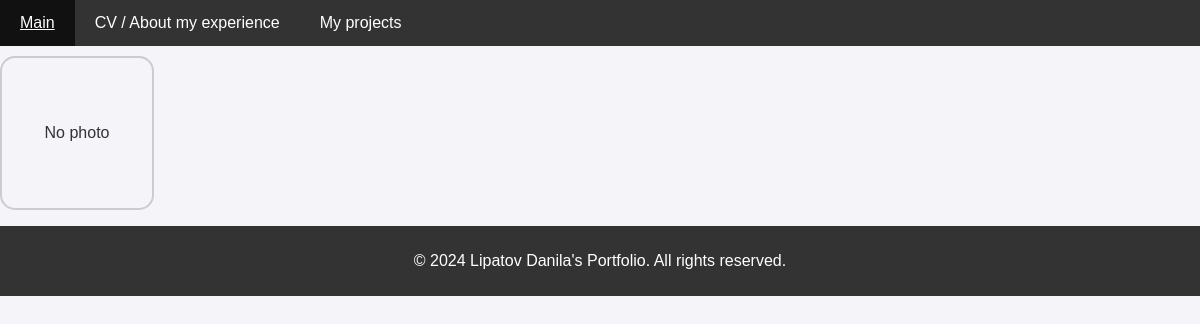
The page /contacts/ on the database as committed earlier.
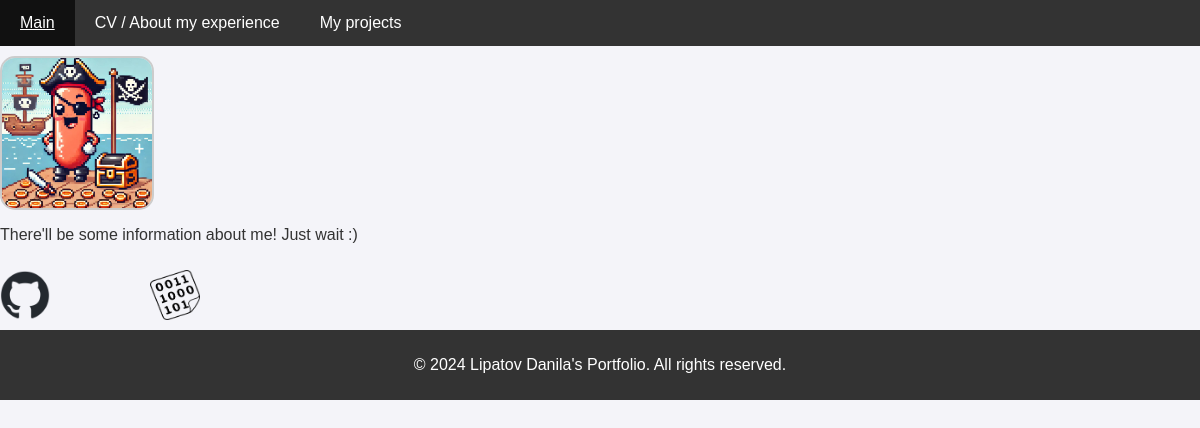
The same page on the database as committed later.
### portfolio/models.py (models this page shows, shortened)
class ContactInfo(models.Model):
    profile_photo = models.ImageField(upload_to='profile_photos/', blank=True, null=True)
    short_description = models.TextField(blank=True)

class SocialLink(models.Model):
    platform_name = models.CharField(max_length=50)
    icon = models.ImageField(upload_to='social_icons/')  # Иконка соцсети
    url = models.URLField()
    contact_info = models.ForeignKey(ContactInfo, related_name='social_links', on_delete=models.CASCADE)

### portfolio/views.py (the view)
# urls.py: path('contacts/', views.contacts, name='contacts')] + static(settings.MEDIA_URL, document_root=settings.MEDIA_ROOT)
def contacts(request):
    contact_info = ContactInfo.objects.first()
    social_link = SocialLink.objects.all()
    return render(request, 'portfolio/contacts.html', {'contact_info': contact_info})

### portfolio/templates/portfolio/contacts.html (shortened to what this page needs)
<!DOCTYPE html>
<html lang="en">
<head>
    <link rel="stylesheet" href="/media/projects/style_contact.css">
</head>
<body>
    <header>
            <nav>
                <ul>
                    <li><a href="/">Main</a></li>
                    <li><a href="/about/">CV / About my experience</a></li>
                    <li><a href="/projects/">My projects</a></li>
                </ul>
            </nav>
    </header>
    <div class="contact-info">
        <div class="profile-photo">
            {% if contact_info.profile_photo %}
                <img src="{{ contact_info.profile_photo.url }}" alt="Profile Photo">
            {% else %}
                <p> No photo </p>
            {% endif %}
        </div>
        <div class="description">
            <p>{{ contact_info.short_description }}</p>
        </div>
        <div class="social-links">
            {% for social_link in contact_info.social_links.all %}
                <a href="{{ social_link.url }}" target="_blank" class="social-link">
                    {% if social_link.icon %}
                        <img src="{{ social_link.icon.url }}" alt="{{ social_link.platform_name }} Icon">
                    {% else %}
                        {{ social_link.platform_name }}
                    {% endif %}
                </a>
            {% endfor %}
        </div>
    </div>
    <footer>
        <p>&copy; 2024 Lipatov Danila's Portfolio. All rights reserved.</p>
    </footer>
</body>
</html>

Rows that differ between the two databases and show on the page:
added ContactInfo: profile_photo (picture), short_description "There'll be some information about me! Just wait :)"
added SocialLink: icon (picture)
added SocialLink: icon (picture)
Other text that changed with them:
text no longer shown: "No photo"
